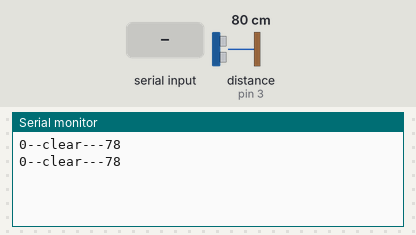
A sketch run on a simulated Arduino Uno, built with avr-gcc and run on an emulated ATmega328P. Shown: the last lines printed to the serial monitor. Wiring (inferred from the names in the program): ultrasonic range finder: trigger pin 2; echo pin 3. The test bench sets the inputs (shaded band); at power-on: distance to the obstacle (sensor on pin 3) 80 cm. The echo pulse lasts 58.3 µs per cm.

Above: at 1.8 s.
1.9 s: "8" received over Serial
At 2.8 s:
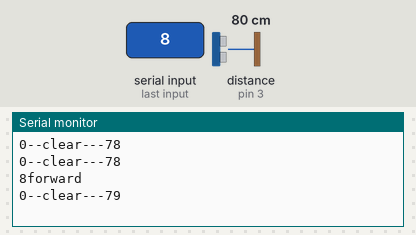
3.5 s: "2" received over Serial
5.5 s: distance to the obstacle (sensor on pin 3) set to 2 cm
At 7.7 s:
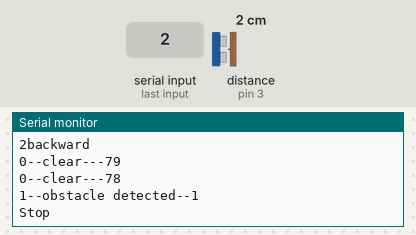
8.5 s: "4" received over Serial
At 9.7 s:
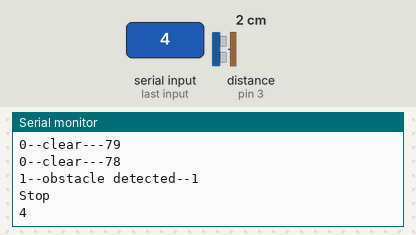
10.0 s: distance to the obstacle (sensor on pin 3) set to 35 cm
At 10.8 s:
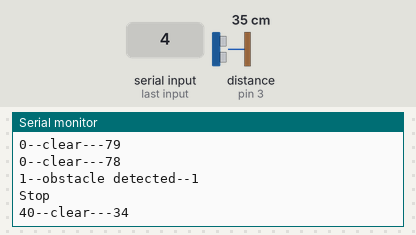
11.5 s: "6" received over Serial
Timing chart, 0 to 14.5 s (numbered marks = the images above; inputs shaded):
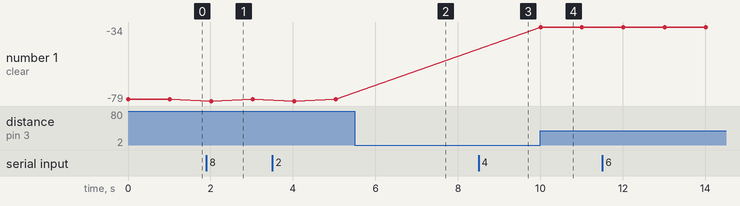

Measured:
- after the input at 1.9 s, the serial monitor: prints a new line after 0.11 s (image 1)
- after the input at 5.5 s, the serial monitor: prints a new line after 0.53 s (image 2)
- after the input at 8.5 s, the serial monitor: prints a new line at once (image 3)
- after the input at 10.0 s, the serial monitor: prints a new line at once (image 4)
- plotted number 1: -78 → -34 after the input at 10.0 s

The sketch:

obstacle_car.ino
```cpp
// defining the pins
#define c1 4
#define c2 5
#define c3 6
#define c4 7

const int trigPin = 2;
const int echoPin = 3;
long duration;
int distance;
int flag=0;
int flag1=0;
void setup()
{
  Serial.begin(115200);
  pinMode( c1, OUTPUT);
  pinMode( c2, OUTPUT);
  pinMode( c3, OUTPUT);
  pinMode( c4, OUTPUT);

  digitalWrite( c1, LOW);
  digitalWrite( c2, LOW);
  digitalWrite( c3, LOW);
  digitalWrite( c4, LOW);

  pinMode(trigPin, OUTPUT); // Sets the trigPin as an Output
  pinMode(echoPin, INPUT); // Sets the echoPin as an Input

}

void forward()
{
  digitalWrite( c1, LOW);
  digitalWrite( c2, HIGH);
  digitalWrite( c3,LOW);
  digitalWrite( c4, HIGH);
  Serial.println("forward");
}
void backward()
{
  digitalWrite( c1, HIGH);
  digitalWrite( c2, LOW);
  digitalWrite( c3,HIGH);
  digitalWrite( c4, LOW);
  Serial.println("backward");
}
void left()
{
  digitalWrite( c1, LOW);
  digitalWrite( c2, HIGH);
  digitalWrite( c3,LOW);
  digitalWrite( c4, LOW);
  Serial.println("left");
}
void right()
{
  digitalWrite( c1, LOW);
  digitalWrite( c2,LOW);
  digitalWrite( c3,LOW);
  digitalWrite( c4, HIGH);
  Serial.println("right");
}
void Stop()
{
  digitalWrite( c1, LOW);
  digitalWrite( c2, LOW);
  digitalWrite( c3,LOW);
  digitalWrite( c4, LOW);
  Serial.println("Stop");
}


void loop()
{
  digitalWrite(trigPin, LOW);
  delayMicroseconds(2);
  // Sets the trigPin on HIGH state for 10 micro seconds
  digitalWrite(trigPin, HIGH);
  delayMicroseconds(10);
  digitalWrite(trigPin, LOW);
  // Reads the echoPin, returns the sound wave travel time in microseconds
  duration = pulseIn(echoPin, HIGH);
  // Calculating the distance
  distance= duration*0.034/2;
  // Prints the distance on the Serial Monitor
  // Serial.print("Distance: ");
  // Serial.println(distance);


  if (distance>20)
  {
    flag=0;
    Serial.print(flag);
    Serial.print("--clear---");
    Serial.println(distance);
    delay(1000);
  }
  else if (distance<20 && flag1== 1)
  {
    flag=1;
    Serial.print(flag);
    Serial.print("--obstacle detected--");
    Serial.println(distance);
    delay(1000);
    Stop();
    flag1=0;
//    delay(1000);
//    backward();
//    delay(3000);
//    left();
//    delay(2000);
//    Stop();
  }

  while (Serial.available()>0)
  {
    char data=Serial.read();
    Serial.print(data);
    if (data=='8' && flag==0)
    {
      forward();
    }

    if (data=='2' && flag==0)
    {
      backward();
      flag1=1;
    }

    if (data=='4'&& flag==0)
    {
      left();
    }

    if (data=='6'&& flag==0)
    {
      right();
    }

    if (data=='0'&& flag==0)
    {
      Stop();
    }

  }

}
```
